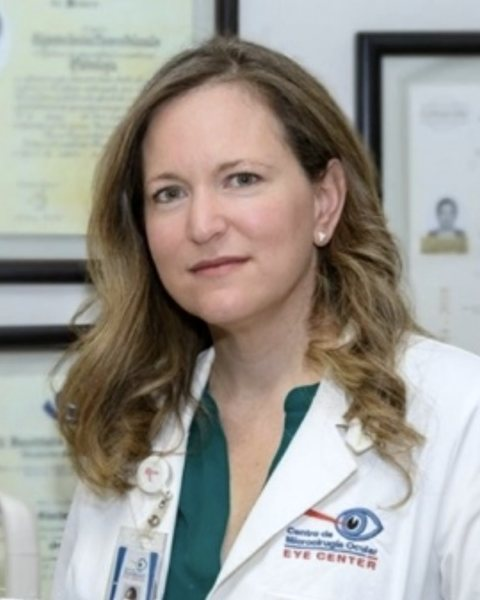
#> input picture assets/img/retrato-480.jpg, 480 x 600 px
$ python -i retrato.py   (imports and definitions only)
#> lines starting #> are read from the running program, lines starting #| are printed output that depends on the picture
#> further down, picture is the input picture: PIL image 480x600 RGB; mean R, G, B 158, 155.1, 148.5
#!/usr/bin/env python3
"""
Prepara el retrato de la portada.

Recorta a 4:5, genera tres anchuras en WebP y JPEG, e inserta el <picture>
en index.html sustituyendo el marcador de posición.

    python3 tools/retrato.py foto.jpg                 # inspeccionar y preparar
    python3 tools/retrato.py foto.jpg --foco 0.35     # subir el encuadre
    python3 tools/retrato.py foto.jpg --solo-info     # solo leer EXIF y medidas
"""
import argparse, os, sys, re, io
from PIL import Image, ImageOps, ImageChops
from PIL.ExifTags import TAGS

RAIZ = os.path.dirname(os.path.dirname(os.path.abspath(__file__)))
DESTINO = os.path.join(RAIZ, 'assets', 'img')
ANCHURAS = [600, 900, 1200]
PROPORCION = 4 / 5


# [26 lines left out: functions exif, informe, not called in this run]


def quitar_barras(im, umbral=18):
    """Recorta las bandas negras uniformes de una captura de pantalla."""
#> called with umbral = 18
    gris = im.convert('L')
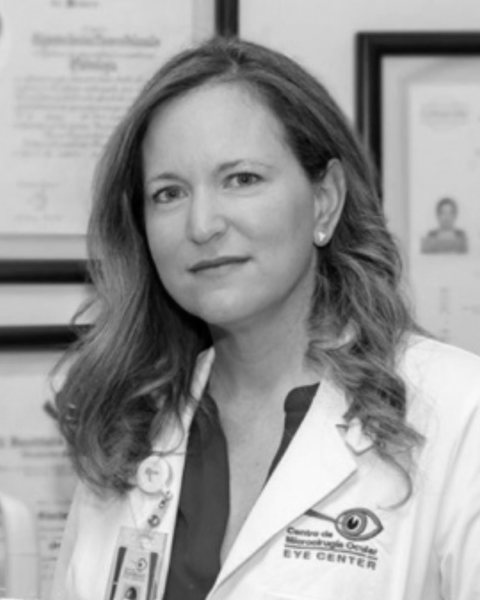
#> gris: PIL image 480x600 L; min 0, max 255, mean 155.2
    fondo = Image.new('L', gris.size, 0)
#> fondo: PIL image 480x600 L; every value is 0
    caja = ImageChops.difference(gris, fondo).point(lambda p: 255 if p > umbral else 0).getbbox()
#> caja = (0, 0, 480, 600)
    if caja and (caja[3] - caja[1]) < im.height:
        print(f"  bandas negras recortadas: {im.height} → {caja[3]-caja[1]} px de alto")
        return im.crop(caja)
    return im


# [73 lines left out: functions recortar, main, not called in this run]

# [2 lines not run here, left out]

>>> from PIL import Image
>>> picture = Image.open('../assets/img/retrato-480.jpg')
>>> result = quitar_barras(picture)

$ run again, on assets/img/retrato-935.jpg
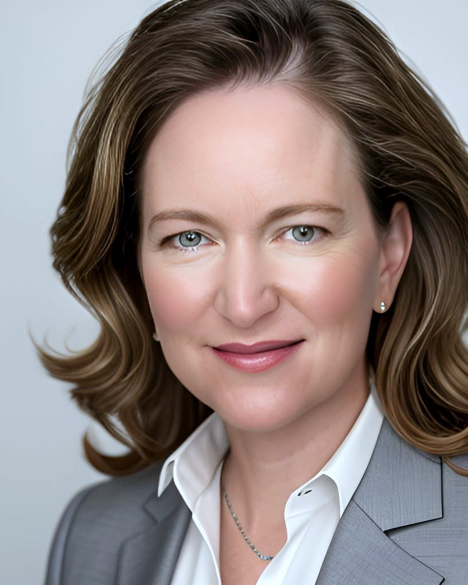
#> input picture assets/img/retrato-935.jpg, 935 x 1169 px (shown at 1/2 size)
#> picture is the input picture: PIL image 935x1169 RGB; mean R, G, B 138.3, 126.2, 123.9
#> in quitar_barras, `gris = im.convert('L')`:
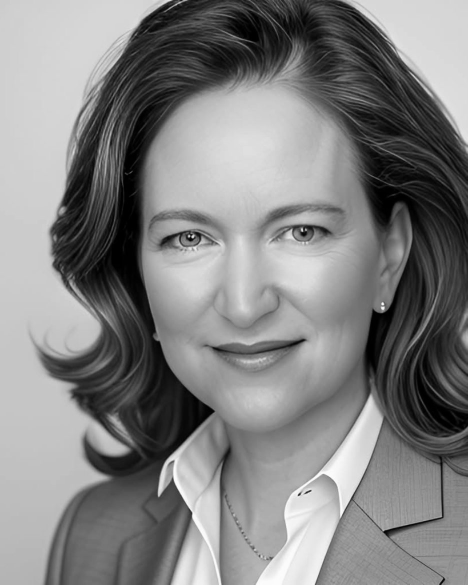
#> gris: PIL image 935x1169 L (shown at 1/2 size); min 0, max 255, mean 129.6
#> fondo: PIL image 935x1169 L; every value is 0
#> caja = (0, 0, 935, 1169)
